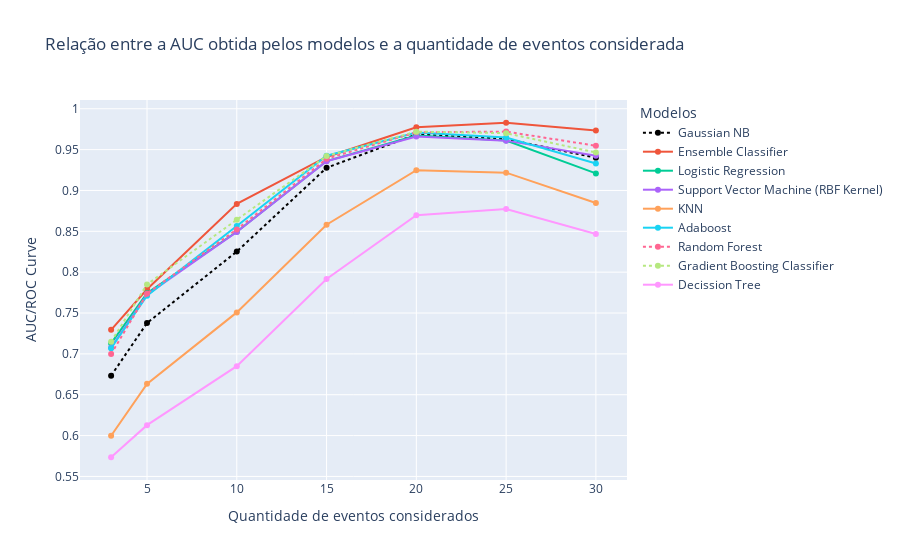

Source (notebook cell):
### Code cell
fig = px.line(df, color='model', markers=True, x='amount_events', y='auc',labels={"amount_events": "Quantidade de eventos considerados","auc": "AUC/ROC Curve","model": "Modelos"},title="Relação entre a AUC obtida pelos modelos e a quantidade de eventos considerada")
fig.update_traces(patch={"line": {"dash": 'dot'}}, selector={"legendgroup": "Gradient Boosting Classifier"})
fig.update_traces(patch={"line": {"dash": 'dot'}}, selector={"legendgroup": "Random Forest"})
fig.update_traces(patch={"line": {'color': 'black',"dash": 'dot'}}, selector={"legendgroup": "Gaussian NB"})
fig.show()

### Figure 1 — Plotly figure (JSON) as saved in the notebook; plotly's stock layout.template omitted (floating-point values rounded to 4 significant figures)
{"data": [{"hovertemplate": "Modelos=Gaussian NB<br>Quantidade de eventos considerados=%{x}<br>AUC/ROC Curve=%{y}<extra></extra>", "legendgroup": "Gaussian NB", "line": {"color": "black", "dash": "dot"}, "marker": {"symbol": "circle"}, "mode": "markers+lines", "name": "Gaussian NB", "orientation": "v", "showlegend": true, "type": "scatter", "x": [3, 5, 10, 15, 20, 25, 30], "xaxis": "x", "y": [0.6732, 0.7377, 0.8253, 0.9278, 0.9686, 0.9628, 0.9401], "yaxis": "y"}, {"hovertemplate": "Modelos=Ensemble Classifier<br>Quantidade de eventos considerados=%{x}<br>AUC/ROC Curve=%{y}<extra></extra>", "legendgroup": "Ensemble Classifier", "line": {"color": "#EF553B", "dash": "solid"}, "marker": {"symbol": "circle"}, "mode": "markers+lines", "name": "Ensemble Classifier", "orientation": "v", "showlegend": true, "type": "scatter", "x": [3, 5, 10, 15, 20, 25, 30], "xaxis": "x", "y": [0.7295, 0.7791, 0.8836, 0.941, 0.9773, 0.9829, 0.9734], "yaxis": "y"}, {"hovertemplate": "Modelos=Logistic Regression<br>Quantidade de eventos considerados=%{x}<br>AUC/ROC Curve=%{y}<extra></extra>", "legendgroup": "Logistic Regression", "line": {"color": "#00cc96", "dash": "solid"}, "marker": {"symbol": "circle"}, "mode": "markers+lines", "name": "Logistic Regression", "orientation": "v", "showlegend": true, "type": "scatter", "x": [3, 5, 10, 15, 20, 25, 30], "xaxis": "x", "y": [0.7128, 0.7742, 0.8495, 0.936, 0.9672, 0.9612, 0.9209], "yaxis": "y"}, {"hovertemplate": "Modelos=Support Vector Machine (RBF Kernel)<br>Quantidade de eventos considerados=%{x}<br>AUC/ROC Curve=%{y}<extra></extra>", "legendgroup": "Support Vector Machine (RBF Kernel)", "line": {"color": "#ab63fa", "dash": "solid"}, "marker": {"symbol": "circle"}, "mode": "markers+lines", "name": "Support Vector Machine (RBF Kernel)", "orientation": "v", "showlegend": true, "type": "scatter", "x": [3, 5, 10, 15, 20, 25, 30], "xaxis": "x", "y": [0.7076, 0.7725, 0.8491, 0.9359, 0.966, 0.961, 0.9425], "yaxis": "y"}, {"hovertemplate": "Modelos=KNN<br>Quantidade de eventos considerados=%{x}<br>AUC/ROC Curve=%{y}<extra></extra>", "legendgroup": "KNN", "line": {"color": "#FFA15A", "dash": "solid"}, "marker": {"symbol": "circle"}, "mode": "markers+lines", "name": "KNN", "orientation": "v", "showlegend": true, "type": "scatter", "x": [3, 5, 10, 15, 20, 25, 30], "xaxis": "x", "y": [0.5998, 0.6633, 0.7508, 0.8581, 0.9248, 0.9218, 0.8846], "yaxis": "y"}, {"hovertemplate": "Modelos=Adaboost<br>Quantidade de eventos considerados=%{x}<br>AUC/ROC Curve=%{y}<extra></extra>", "legendgroup": "Adaboost", "line": {"color": "#19d3f3", "dash": "solid"}, "marker": {"symbol": "circle"}, "mode": "markers+lines", "name": "Adaboost", "orientation": "v", "showlegend": true, "type": "scatter", "x": [3, 5, 10, 15, 20, 25, 30], "xaxis": "x", "y": [0.7068, 0.7711, 0.8565, 0.9425, 0.9709, 0.9649, 0.933], "yaxis": "y"}, {"hovertemplate": "Modelos=Random Forest<br>Quantidade de eventos considerados=%{x}<br>AUC/ROC Curve=%{y}<extra></extra>", "legendgroup": "Random Forest", "line": {"color": "#FF6692", "dash": "dot"}, "marker": {"symbol": "circle"}, "mode": "markers+lines", "name": "Random Forest", "orientation": "v", "showlegend": true, "type": "scatter", "x": [3, 5, 10, 15, 20, 25, 30], "xaxis": "x", "y": [0.6998, 0.7737, 0.8524, 0.9388, 0.9712, 0.972, 0.9547], "yaxis": "y"}, {"hovertemplate": "Modelos=Gradient Boosting Classifier<br>Quantidade de eventos considerados=%{x}<br>AUC/ROC Curve=%{y}<extra></extra>", "legendgroup": "Gradient Boosting Classifier", "line": {"color": "#B6E880", "dash": "dot"}, "marker": {"symbol": "circle"}, "mode": "markers+lines", "name": "Gradient Boosting Classifier", "orientation": "v", "showlegend": true, "type": "scatter", "x": [3, 5, 10, 15, 20, 25, 30], "xaxis": "x", "y": [0.7149, 0.785, 0.8643, 0.9422, 0.972, 0.9701, 0.9465], "yaxis": "y"}, {"hovertemplate": "Modelos=Decission Tree<br>Quantidade de eventos considerados=%{x}<br>AUC/ROC Curve=%{y}<extra></extra>", "legendgroup": "Decission Tree", "line": {"color": "#FF97FF", "dash": "solid"}, "marker": {"symbol": "circle"}, "mode": "markers+lines", "name": "Decission Tree", "orientation": "v", "showlegend": true, "type": "scatter", "x": [3, 5, 10, 15, 20, 25, 30], "xaxis": "x", "y": [0.5735, 0.6128, 0.6849, 0.7917, 0.8696, 0.8772, 0.8468], "yaxis": "y"}], "layout": {"legend": {"title": {"text": "Modelos"}, "tracegroupgap": 0}, "title": {"text": "Relação entre a AUC obtida pelos modelos e a quantidade de eventos considerada"}, "xaxis": {"anchor": "y", "domain": [0, 1], "title": {"text": "Quantidade de eventos considerados"}}, "yaxis": {"anchor": "x", "domain": [0, 1], "title": {"text": "AUC/ROC Curve"}}}}
